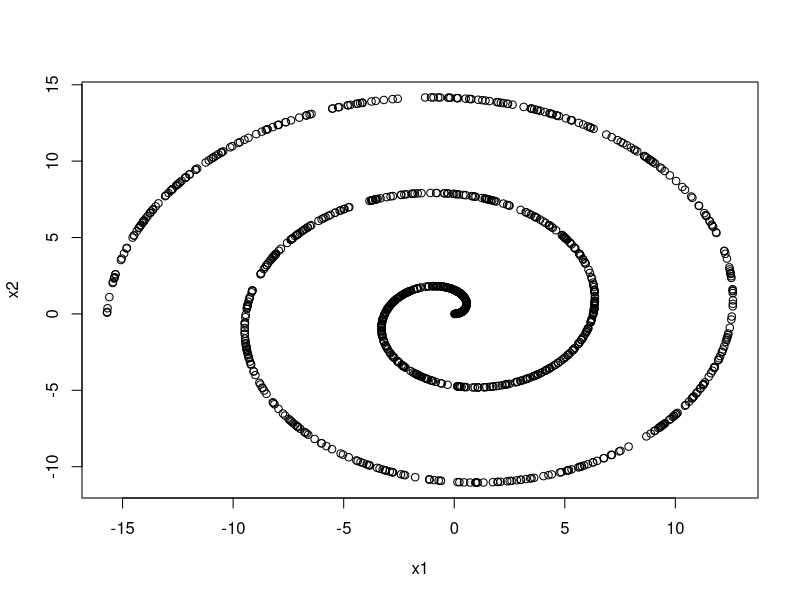

This chart was generated by the following R code: (Note: this script raises an error after producing the figure.)
#CREATING A TOY DATASET TWO LEVELS
minimo <- runif(1)*1
maximo <- 1+runif(1)*9
df1 <- data.frame(x1=seq(minimo,maximo,by=0.001))
df1$x2 <- c(rnorm(n=floor(dim(df1)[1]/2),mean=10,sd=2),  #let's make this variable induce some clusters
           rnorm(n=ceiling(dim(df1)[1]/2),mean=0,sd=1))

#ANOTHER TOY DATASET CIRCLE
angulos <- runif(n=1000)*2*pi
radios  <- runif(n=1000)/10+0.5
df2 <- data.frame(x1 =radios*cos(angulos) , x2 =radios*sin(angulos) )

#ANOTHER TOY DATASET SWISS ROLL
angulos <- runif(n=1000)*5*pi
df3 <- data.frame(x1 =angulos*cos(angulos) , x2 =angulos*sin(angulos) )


#----------------------------- IF YOU WANT KERNEL PCA FOR THE DATASET -----------------------------
#sigma <- 1
#kres <- kpca(~., data=df3,features=2,kernel="rbfdot",kpar = list(sigma = sigma))
#df4 <- as.data.frame(kres@rotated)

df <- df3       #choose a dataset
plot(df)

################### IMPORTANT
#BEFORE THIS SECTION IT IS IMPORTANT FOR THE DATA FRAME THAT WILL BE USED TO BE CALLED "df"
#ALSO I AM ASSUMING WE CAN TAKE "x1" AS A VARIABLE FROM "df" TO SUBSET
#THIS VARIABLE HAS TO BE NUMERIC AND NON CATEGORICAL
#I SUGGEST WORKING WITH THE TOY DATA SET FIRST AND THEN MOVING ON TO TRY OTHER ONES
####################

#----------------------------- PACKAGES -----------------------------

#install.packages("fpc")
#install.packages("kernlab")
#install.packages("igraph")
#library(fpc)
#library(igraph)
#library(kernlab)



#----------------------------- NECESSARY PARAMETERS -----------------------------
var_o <- df$x1    #variable we will use to make the overlapping subsets
#var_o <- df4$V1   #if we want to use kernel pca variable to cut
n_int <- 6       #number of intervals we want
p <- 0.2          #proportion of each interval that should overlap with the next
#parameters for dbscan
eps <- 0.7            #epsilon makes the number of clusters VERY unstable  !!!!!
p_noise <- 0.05       #

#----------------------------- CREATING THE INTERVALS -----------------------------

#this section will create a data frame in which we will construct overlapping intervals
intervals_centers <- seq(min(var_o),max(var_o),length=n_int)  #basic partition = centers
interval_length <- intervals_centers[2]-intervals_centers[1]  #to create the overlaps of p% of this length
intervals <- data.frame(centers=intervals_centers)            #create a data frame
#create the overlapping intervals  
intervals$min <- intervals_centers - (0.5+p)*interval_length                     
intervals$max <- intervals_centers + (0.5+p)*interval_length
#decent name for the intervals e.g    [5.34;6.53)     [6.19;7.39)
intervals$interval <- seq(1,n_int)
intervals$name <- with(intervals, sprintf("[%.2f;%.2f)",min,max))

#function that will split the variable according to the invervals
res <- lapply(split(intervals,intervals$interval), function(x){   
  return(df[var_o> x$min & var_o <= x$max,])     #res will be a list with each element res[i]
})                                                #being the points on the i'th subset

#res


#ITERATE EVERY ELEMENT OF THE LIST (res[i]) AND CLUSTERIZE INSIDE
ints<-list()
counter1<-1;counter2<-1

for(i in 1:(n_int-1)){
  df1<-as.data.frame(res[[i]])
  df2<-as.data.frame(res[[i+1]])
  
  if(i==1){
    MinPts <- p_noise*dim(df1)[1]
    result1<-(dbscan(df1,eps=eps,MinPts=MinPts,showplot = TRUE))
    df1$cluster1 <- result1$cluster
    
    #create columns in the original matrix to show which cluster they belong to
    df[dim(df)[2]+i]<-rep(0,dim(df)[1])
    df[row.names(df1),dim(df)[2]]<-result1$cluster
    
  }else{result1 <- result2              #use the results for the last iteration
        df1$cluster1 <- result1$cluster #this ensures that the cluster labels will be correct for the adj. matrix
  }
  
  MinPts <- p_noise*dim(df2)[1]
  result2<-(dbscan(df2,eps=eps,MinPts=MinPts,showplot = TRUE))
  df2$cluster2 <- result2$cluster
  
  #create columns in the original matrix to show which cluster they belong to
  df[dim(df)[2]+1]<-rep(0,dim(df)[1])
  df[row.names(df2),dim(df)[2]]<-result2$cluster
  
  intersection <- merge(df1,df2,all=TRUE)            #points in the intersection
  intersection[is.na(intersection)] <- 0
  ints[[i]]<-as.data.frame(unique(intersection[3:4]))               #list of all the clusters that intersect
  
}

#----------------------------- GENERATE ADJACENCY MATRIX -----------------------------

cadena=''
#for ( i in 1:length(ints)) {
#  for (j in 1:dim(ints[[i]][1])[1]) {
#    if (ints[[i]][j,1]!=0 && ints[[i]][j,2]!=0){
#      cadena<-paste(cadena,'c',i,ints[[i]][j,1],'-c',i+1,ints[[i]][j,2],',', sep="")
#    }
#  }
#}
#a<-substr(cadena,1,nchar(cadena)-1)
#print(a)

View(df)

#circulo
#g<-graph_from_literal(c11-c22,c11-c21,c21-c32,c22-c31,c32-c41,c31-c42,c42-c51,c41-c51)
#rayitas
#g<-graph_from_literal(c11-c21,c21-c31,c32-c41,c41-c51)
#otra que salio con el circulo
#g<-graph_from_literal(c11-c21,c21-c32,c21-c31,c32-c41,c31-c41,c41-c51)
g<-graph_from_literal(c21-c31,c31-c41,c42-c51,c41-c52,c51-c61,c52-c61)
plot(g)
